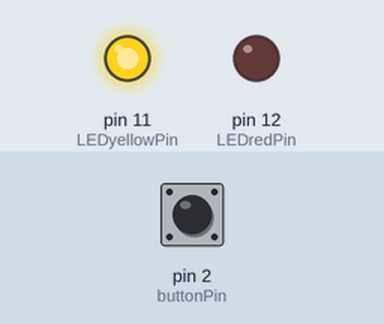
Bench run of a sketch on a simulated Arduino Uno, built with avr-gcc and run on an emulated ATmega328P. Parts: output pins drawn as LEDs (lit = HIGH). The test bench sets the inputs (shaded band); at power-on: pin 2 (buttonPin) HIGH. What the sketch prints to the serial monitor is not drawn.

Above: at 1.2 s.
1.3 s: pin 2 (buttonPin) pulled LOW for 0.15 s
At 1.38 s:
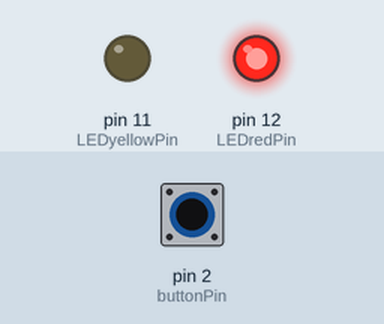
2.9 s: pin 2 (buttonPin) pulled LOW for 3.2 s
At 7.3 s:
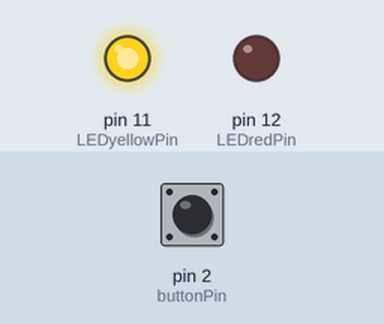
Timing chart, 0 to 8.8 s (numbered marks = the images above; inputs shaded):
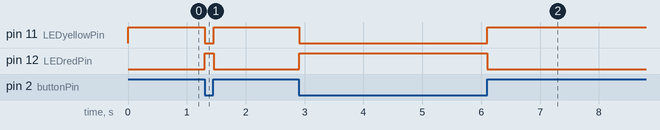

The sketch:

button_led.ino
```cpp
// LED pinlerini ve buton pinlerini tanımlıyoruz.
const int LEDyellowPin = 11;
const int LEDredPin = 12;
const int buttonPin = 2;
int butonDurumu = 0;

void setup() {
// Buton pinini dijital giriş olarak tanımlıyoruz.
  pinMode(buttonPin, INPUT);
  digitalWrite(buttonPin, HIGH);
// LED pinini dijital çıkış olarak tanımlıyoruz.
  pinMode(LEDyellowPin, OUTPUT);
  pinMode(LEDredPin, OUTPUT);
  // Serial port ile iletişimi başlatıyoruz.
  Serial.begin(9600);

}

void loop() {
// Buton durumunu okuyoruz.
  butonDurumu = digitalRead(buttonPin);
  // Buton durumunu ekrana yazdırıyoruz.
  Serial.println(butonDurumu);

  /* Butona basıldığında buton durumu digital 0 (LOW) olacaktır.
  Bu durumda LED çıkışlarını digital 1 (HIGH) yapıyoruz.

  */
  if (butonDurumu == HIGH)
  {
    digitalWrite(LEDredPin, LOW);
    digitalWrite(LEDyellowPin, HIGH);
  }else
  {
    digitalWrite(LEDredPin, HIGH);
    digitalWrite(LEDyellowPin, LOW);
  }
}
```

Measured:
- after the input at 1.3 s, pin 11 (LEDyellowPin): HIGH → LOW at once, → HIGH 0.15 s later; pin 12 (LEDredPin): LOW → HIGH at once, → LOW 0.15 s later
- after the input at 2.9 s, pin 11 (LEDyellowPin): HIGH → LOW at once, → HIGH 3.2 s later; pin 12 (LEDredPin): LOW → HIGH at once, → LOW 3.2 s later
